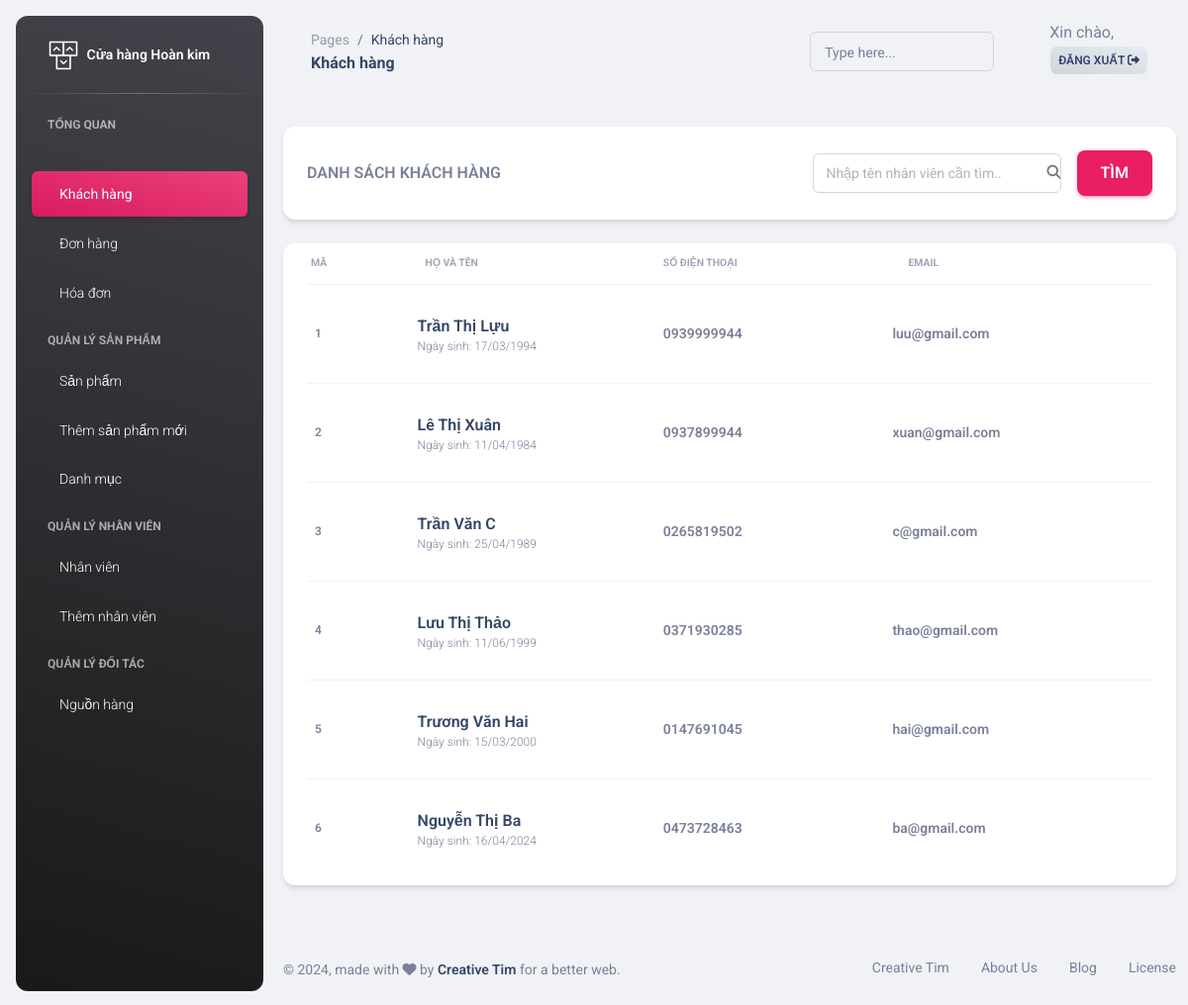
/admin/custommer.php, run on the app's committed database.
### tables this page shows
CREATE TABLE `khachhang` (
  `Ma_KH` int(11) NOT NULL,
  `HoTen_KH` varchar(50) NOT NULL,
  `Sdt_KH` char(11) NOT NULL,
  `MatKhau_KH` varchar(32) DEFAULT NULL,
  `Email_KH` varchar(150) DEFAULT NULL,
  `NgaySinh_KH` date DEFAULT NULL
);

### admin/custommer.php (the view, shortened to what this page needs)
<!DOCTYPE html>
<html lang="en">
<?php include "head.php"; ?>
<body class="bg-gray-200">
<?php
    require 'aside.php';
?>
<main class="main-content position-relative max-height-vh-100 h-100 border-radius-lg">
    <nav class="navbar navbar-main navbar-expand-lg px-0 mx-4 shadow-none border-radius-xl" id="navbarBlur" data-scroll="true">
        <div class="container-fluid py-1 px-3">
            <nav aria-label="breadcrumb">
                <ol class="breadcrumb bg-transparent mb-0 pb-0 pt-1 px-0 me-sm-6 me-5">
                    <li class="breadcrumb-item text-sm"><a class="opacity-5 text-dark" href="javascript:;">Pages</a></li>
                    <li class="breadcrumb-item text-sm text-dark active" aria-current="page">Khách hàng</li>
                </ol>
                <h6 class="font-weight-bolder mb-0">Khách hàng</h6>
            </nav>
            <div class="collapse navbar-collapse mt-sm-0 mt-2 me-md-0 me-sm-4" id="navbar">
                <div class="ms-md-auto pe-md-3 d-flex align-items-center">
                    <div class="input-group input-group-outline">
                        <label class="form-label">Type here...</label>
                        <input type="text" class="form-control">
                    </div>
                </div>
                <ul class="navbar-nav justify-content-end">
                    <li class="nav-item d-flex align-items-center mt-sm-1 ms-3">
                        <nav class="mt-sm-1" aria-label="breadcrumb">
                            <h7 class="text-maroon text mb-0">Xin chào,</h7>
                            <a href="log_out.php" class="btn btn-outline-light text-red bg-gradient-light font-weight-bold px-2 mt-n1 py-1">
                  Đăng xuất
                  <i class="fas fa-sign-out-alt "></i>
                </a>
                        </nav>
                    </li>
                </ul>
            </div>
        </div>
    </nav>
    <div class="container-fluid py-4">
            <?php
                require 'connect.php';
            ?>
        <div class="row">
            <div class="col-12">
                <div class="card mb-4">
                    <div class="row px-2 bg-dark-light bg-gray">
                        <form action="#" method="get">
                            <div class="px-3 col-12 pb-2 d-flex align-items-center">
                                <div class="col-4 mt-2 font-weight-bold d-flex align-items-center text-uppercase">
                                    Danh sách khách hàng
                                </div>
                                <div class="px-2 mt-n3 col-2 font-weight-bold">
                                    <br>
                                </div>
                                <div class="col-5 mt-2 d-flex align-items-center justify-content-end">
                                    <div class="input-group input-group-outline w-70 me-3">
                                        <span class="input-group-text text-body"><i class="fas fa-search" aria-hidden="true"></i></span>
                                        <input type="text" name="timkiem" class="form-control" placeholder="Nhập tên nhân viên cần tìm..">
                                    </div>
                                    <button type="submit" class="btn btn-primary text-white font-weight-bold text-md ms-0 mt-3">
                                        Tìm
                                    </button>
                                </div>
                            </div>
                        </form>
                    </div>
                </div>
            </div>
        </div>
        <?php
            $sql = "SELECT * FROM khachhang";
        ?>
        <div class="row">
            <div class="col-12">
                <div class="card mb-4">
                    <div class="card-body px-4 pt-0 pb-2">
                        <div class="table-responsive p-0">
                            <table class="table align-items-center mb-0">
                                <thead>
                                    <tr>
                                        <th class="text-uppercase text-secondary text-xxs font-weight-bolder opacity-7 ps-1">Mã</th>
                                        <th class="text-uppercase text-secondary text-xxs font-weight-bolder opacity-7">Họ và tên</th>
                                        <th class="text-uppercase text-secondary text-xxs font-weight-bolder opacity-7 ps-2">Số điện thoại</th>
                                        <th class="text-uppercase text-secondary text-xxs font-weight-bolder opacity-7">Email</th>
                                    </tr>
                                </thead>
                                <tbody>
                                    <?php
                                        $result = $conn->query($sql);
                                        if ($result->num_rows > 0) {
                                            $result_all = $result->fetch_all(MYSQLI_ASSOC);
                                            foreach ($result_all as $row) {
                                                ?>
                                                <tr class="height-100">
                                                    <td>
                                                        <p class="text-xs font-weight-bold mb-0"><?php echo $row["Ma_KH"]; ?></p>
                                                    </td>
                                                    <td class="w-30">
                                                        <div class="d-flex px-2 py-1">
                                                            <div class="d-flex flex-column justify-content-center">
                                                                <h6 class="mb-0 text-md"><?php echo $row["HoTen_KH"]; ?></h6>
                                                                <p class='text-xs text-secondary mb-0'>Ngày sinh: <?php echo date('d/m/Y', strtotime($row["NgaySinh_KH"])); ?></p>
                                                            </div>
                                                        </div>
                                                    </td>
                                                    <td>
                                                        <p class="text-sm font-weight-bold mb-0"><?php echo $row["Sdt_KH"]; ?></p>
                                                    </td>
                                                    <td>
                                                        <p class="text-sm font-weight-bold mb-0"><?php echo $row["Email_KH"]; ?></p>
                                                    </td>
                                                </tr>
                                                <?php
                                            }
                                        }
                                    ?>
                                </tbody>
                            </table>
                        </div>
                    </div>
                </div>
            </div>
        </div>
    </div>
    <footer class="footer py-4">
        <div class="container-fluid">
            <div class="row align-items-center justify-content-lg-between">
                <div class="col-lg-6 mb-lg-0 mb-4">
                    <div class="copyright text-center text-sm text-muted text-lg-start">
                        © ,
                        made with <i class="fa fa-heart"></i> by
                        <a href="https://www.creative-tim.com" class="font-weight-bold" target="_blank">Creative Tim</a>
                        for a better web.
                    </div>
                </div>
                <div class="col-lg-6">
                    <ul class="nav nav-footer justify-content-center justify-content-lg-end">
                        <li class="nav-item">
                            <a href="https://www.creative-tim.com" class="nav-link text-muted" target="_blank">Creative Tim</a>
                        </li>
                        <li class="nav-item">
                            <a href="https://www.creative-tim.com/presentation" class="nav-link text-muted" target="_blank">About Us</a>
                        </li>
                        <li class="nav-item">
                            <a href="https://www.creative-tim.com/blog" class="nav-link text-muted" target="_blank">Blog</a>
                        </li>
                        <li class="nav-item">
                            <a href="https://www.creative-tim.com/license" class="nav-link pe-0 text-muted" target="_blank">License</a>
                        </li>
                    </ul>
                </div>
            </div>
        </div>
    </footer>
</main>
</body>
</html>

### data on the page
khachhang: Ma_KH "1", HoTen_KH "Trần Thị Lựu", NgaySinh_KH "17/03/1994", Sdt_KH "0939999944", Email_KH "luu@gmail.com"
khachhang: Ma_KH "2", HoTen_KH "Lê Thị Xuân", NgaySinh_KH "11/04/1984", Sdt_KH "0937899944", Email_KH "xuan@gmail.com"
khachhang: Ma_KH "3", HoTen_KH "Trần Văn C", NgaySinh_KH "25/04/1989", Sdt_KH "0265819502", Email_KH "c@gmail.com"
khachhang: Ma_KH "4", HoTen_KH "Lưu Thị Thảo", NgaySinh_KH "11/06/1999", Sdt_KH "0371930285", Email_KH "thao@gmail.com"
khachhang: Ma_KH "5", HoTen_KH "Trương Văn Hai", NgaySinh_KH "15/03/2000", Sdt_KH "0147691045", Email_KH "hai@gmail.com"
khachhang: Ma_KH "6", HoTen_KH "Nguyễn Thị Ba", NgaySinh_KH "16/04/2024", Sdt_KH "0473728463", Email_KH "ba@gmail.com"
